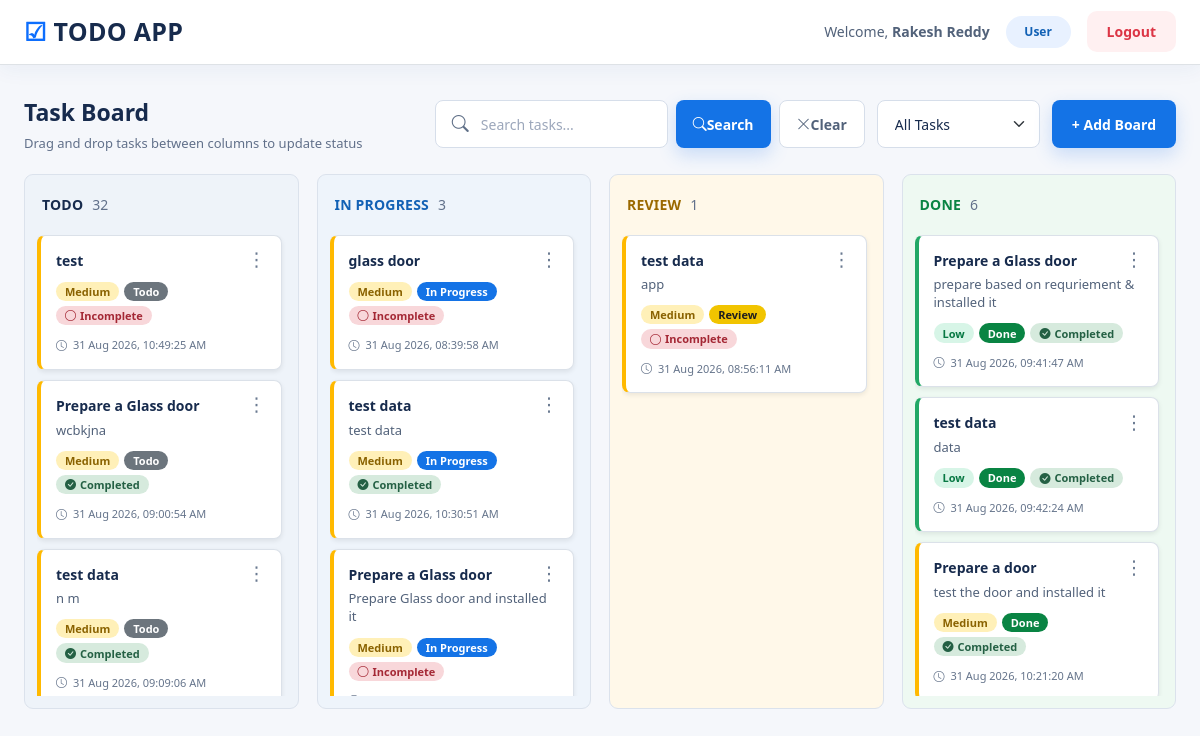
The app's page /task/index.php (signed in), older data.
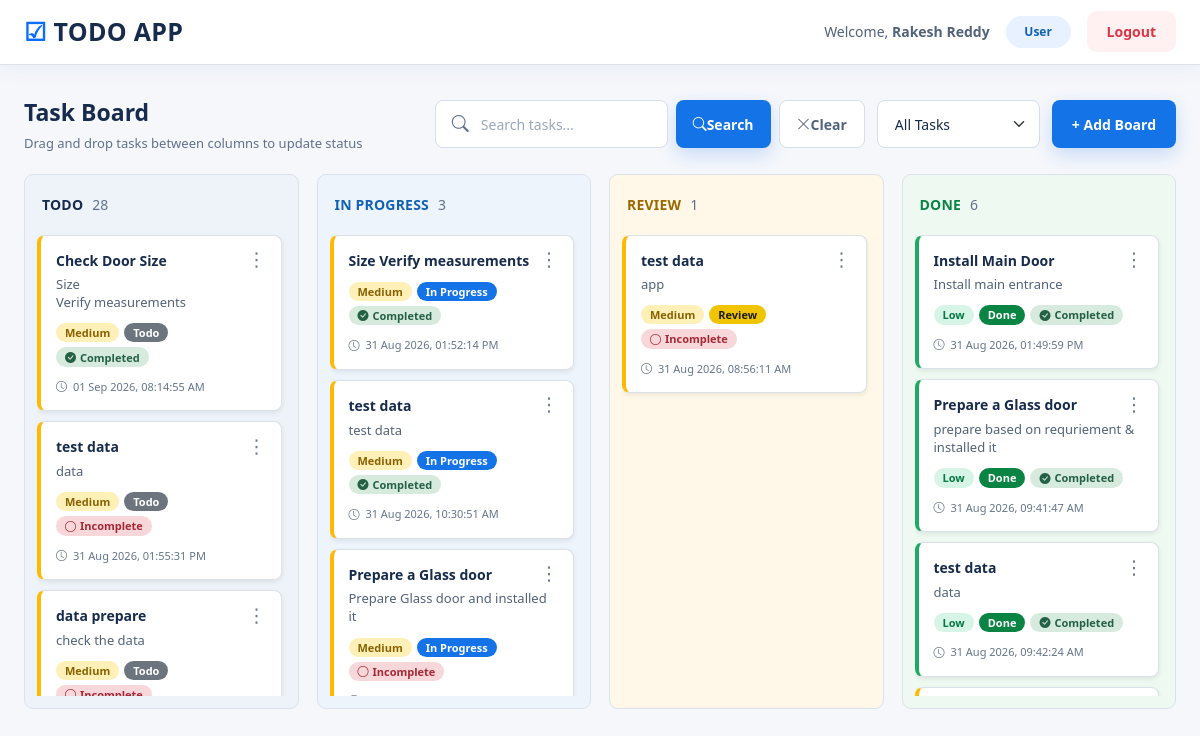
The same page, newer data.
### tables this page shows
CREATE TABLE `tasks` (
  `id` int(11) NOT NULL,
  `Task` varchar(255) NOT NULL,
  `Description` text DEFAULT NULL,
  `status` tinyint(4) NOT NULL DEFAULT 1,
  `is_completed` tinyint(1) NOT NULL DEFAULT 0,
  `priority` enum('High','Medium','Low') NOT NULL DEFAULT 'Medium',
  `progress` enum('Todo','In Progress','Review','Done') NOT NULL DEFAULT 'Todo',
  `addedDate` timestamp NOT NULL DEFAULT current_timestamp(),
  `editedDate` timestamp NOT NULL DEFAULT current_timestamp() ON UPDATE current_timestamp()
);

### task/index.php (the view, shortened to what the rows shown need)
<?php
require_once __DIR__ . "/../config/database.php";
$where_sql = "";
$sql = "
    SELECT
        id,
        task,
        description,
        status,
        priority,
        progress,
        is_completed,
        addedDate,
        editedDate
    FROM tasks
    $where_sql
    ORDER BY id DESC
";
$stmt = mysqli_prepare($conn, $sql);
mysqli_stmt_execute($stmt);
$result = mysqli_stmt_get_result($stmt);
$todo_tasks = [];
$in_progress_tasks = [];
$review_tasks = [];
$done_tasks = [];
while ($row = mysqli_fetch_assoc($result)) {
    if ($row["progress"] === "Todo") {
        $todo_tasks[] = $row;
    }
    elseif ($row["progress"] === "In Progress") {
        $in_progress_tasks[] = $row;
    }
    elseif ($row["progress"] === "Review") {
        $review_tasks[] = $row;
    }
    elseif ($row["progress"] === "Done") {
        $done_tasks[] = $row;
    }
}
function getPriorityClass($priority)
{
    switch ($priority) {
        case "Medium":
            return "priority-medium";
        case "Low":
            return "priority-low";
    }
}
function getProgressClass($progress)
{
    switch ($progress) {
        case "Todo":
            return "progress-todo";
        case "In Progress":
            return "progress-progress";
        case "Review":
            return "progress-review";
        case "Done":
            return "progress-done";
    }
}
function formatTaskDate($date)
{
    $timestamp = strtotime($date);
    return date(
        "d M Y, h:i:s A",
        $timestamp
    );
}
?>
<!DOCTYPE html>
<html lang="en">
<head>
<link
    href="https://cdn.jsdelivr.net/npm/bootstrap@5.3.3/dist/css/bootstrap.min.css"
    rel="stylesheet"
>
<link
    rel="stylesheet"
    href="https://cdn.jsdelivr.net/npm/bootstrap-icons@1.11.3/font/bootstrap-icons.min.css"
>
<link
    rel="stylesheet"
    href="../assets/style.css"
>
</head>
<body>
<div class="container-fluid px-3 px-md-4 main-container">
<div class="board-wrapper">
<div class="task-board">
<div
    class="task-column"
    data-progress="Todo"
>
    <div class="task-list">
        <?php foreach ($todo_tasks as $task): ?>
            <div
                class="task-card <?= htmlspecialchars(getPriorityClass($task["priority"])) ?>"
                draggable="true"
                data-task-id="<?= (int)$task["id"] ?>"
                data-task-title="<?= htmlspecialchars($task["task"], ENT_QUOTES, 'UTF-8') ?>"
                data-task-description="<?= htmlspecialchars($task["description"] ?? "", ENT_QUOTES, 'UTF-8') ?>"
                data-task-priority="<?= htmlspecialchars($task["priority"], ENT_QUOTES, 'UTF-8') ?>"
                data-task-progress="<?= htmlspecialchars($task["progress"], ENT_QUOTES, 'UTF-8') ?>"
                data-task-completed="<?= ((int)$task["is_completed"] === 1) ? "Complete" : "Incomplete" ?>"
                data-task-status="<?= ((int)$task["status"] === 1) ? "Active" : "Inactive" ?>"
                data-task-added="<?= htmlspecialchars(formatTaskDate($task["addedDate"]), ENT_QUOTES, 'UTF-8') ?>"
                data-task-edited="<?= htmlspecialchars(formatTaskDate($task["editedDate"]), ENT_QUOTES, 'UTF-8') ?>"
            >
                <div class="task-title">
                    <?= htmlspecialchars($task["task"]) ?>
                </div>
                <?php if (!empty($task["description"])): ?>
                    <div class="task-description">
                        <?= nl2br(htmlspecialchars($task["description"])) ?>
                    </div>
                <?php endif; ?>
                <div class="task-meta">
                    <span class="priority-badge">
                        <?= htmlspecialchars($task["priority"]) ?>
                    </span>
                    <span
                        class="progress-badge <?= htmlspecialchars(getProgressClass($task["progress"])) ?>"
                    >
                        <?= htmlspecialchars($task["progress"]) ?>
                    </span>
                    <?php if ((int)$task["is_completed"] === 1): ?>
                        <span class="completion-badge completed">
                            <i class="bi bi-check-circle-fill"></i>
                            Completed
                        </span>
                    <?php else: ?>
                        <span class="completion-badge incomplete">
                            <i class="bi bi-circle"></i>
                            Incomplete
                        </span>
                    <?php endif; ?>
                </div>
                <?php if (!empty($task["editedDate"])): ?>
                    <div class="task-date">
                        <i class="bi bi-clock"></i>
                        <?= htmlspecialchars(formatTaskDate($task["editedDate"])) ?>
                    </div>
                <?php endif; ?>
                <div class="task-menu">
                    <button
                        type="button"
                        class="task-menu-button"
                        aria-label="Task menu"
                    >
                        ⋮
                    </button>
                </div>
            </div>
        <?php endforeach; ?>
    </div>
</div>
<div
    class="task-column"
    data-progress="In Progress"
>
    <div class="task-list">
        <?php foreach ($in_progress_tasks as $task): ?>
            <div
                class="task-card <?= htmlspecialchars(getPriorityClass($task["priority"])) ?>"
                draggable="true"
                data-task-id="<?= (int)$task["id"] ?>"
                data-task-title="<?= htmlspecialchars($task["task"], ENT_QUOTES, 'UTF-8') ?>"
                data-task-description="<?= htmlspecialchars($task["description"] ?? "", ENT_QUOTES, 'UTF-8') ?>"
                data-task-priority="<?= htmlspecialchars($task["priority"], ENT_QUOTES, 'UTF-8') ?>"
                data-task-progress="<?= htmlspecialchars($task["progress"], ENT_QUOTES, 'UTF-8') ?>"
                data-task-completed="<?= ((int)$task["is_completed"] === 1) ? "Complete" : "Incomplete" ?>"
                data-task-status="<?= ((int)$task["status"] === 1) ? "Active" : "Inactive" ?>"
                data-task-added="<?= htmlspecialchars(formatTaskDate($task["addedDate"]), ENT_QUOTES, 'UTF-8') ?>"
                data-task-edited="<?= htmlspecialchars(formatTaskDate($task["editedDate"]), ENT_QUOTES, 'UTF-8') ?>"
            >
                <div class="task-title">
                    <?= htmlspecialchars($task["task"]) ?>
                </div>
                <?php if (!empty($task["description"])): ?>
                    <div class="task-description">
                        <?= nl2br(htmlspecialchars($task["description"])) ?>
                    </div>
                <?php endif; ?>
                <div class="task-meta">
                    <span class="priority-badge">
                        <?= htmlspecialchars($task["priority"]) ?>
                    </span>
                    <span
                        class="progress-badge <?= htmlspecialchars(getProgressClass($task["progress"])) ?>"
                    >
                        <?= htmlspecialchars($task["progress"]) ?>
                    </span>
                    <?php if ((int)$task["is_completed"] === 1): ?>
                        <span class="completion-badge completed">
                            <i class="bi bi-check-circle-fill"></i>
                            Completed
                        </span>
                    <?php else: ?>
                        <span class="completion-badge incomplete">
                            <i class="bi bi-circle"></i>
                            Incomplete
                        </span>
                    <?php endif; ?>
                </div>
                <?php if (!empty($task["editedDate"])): ?>
                    <div class="task-date">
                        <i class="bi bi-clock"></i>
                        <?= htmlspecialchars(formatTaskDate($task["editedDate"])) ?>
                    </div>
                <?php endif; ?>
                <div class="task-menu">
                    <button
                        type="button"
                        class="task-menu-button"
                        aria-label="Task menu"
                    >
                        ⋮
                    </button>
                </div>
            </div>
        <?php endforeach; ?>
    </div>
</div>
<div
    class="task-column"
    data-progress="Review"
>
    <div class="task-list">
        <?php foreach ($review_tasks as $task): ?>
            <div
                class="task-card <?= htmlspecialchars(getPriorityClass($task["priority"])) ?>"
                draggable="true"
                data-task-id="<?= (int)$task["id"] ?>"
                data-task-title="<?= htmlspecialchars($task["task"], ENT_QUOTES, 'UTF-8') ?>"
                data-task-description="<?= htmlspecialchars($task["description"] ?? "", ENT_QUOTES, 'UTF-8') ?>"
                data-task-priority="<?= htmlspecialchars($task["priority"], ENT_QUOTES, 'UTF-8') ?>"
                data-task-progress="<?= htmlspecialchars($task["progress"], ENT_QUOTES, 'UTF-8') ?>"
                data-task-completed="<?= ((int)$task["is_completed"] === 1) ? "Complete" : "Incomplete" ?>"
                data-task-status="<?= ((int)$task["status"] === 1) ? "Active" : "Inactive" ?>"
                data-task-added="<?= htmlspecialchars(formatTaskDate($task["addedDate"]), ENT_QUOTES, 'UTF-8') ?>"
                data-task-edited="<?= htmlspecialchars(formatTaskDate($task["editedDate"]), ENT_QUOTES, 'UTF-8') ?>"
            >
                <div class="task-title">
                    <?= htmlspecialchars($task["task"]) ?>
                </div>
                <?php if (!empty($task["description"])): ?>
                    <div class="task-description">
                        <?= nl2br(htmlspecialchars($task["description"])) ?>
                    </div>
                <?php endif; ?>
                <div class="task-meta">
                    <span class="priority-badge">
                        <?= htmlspecialchars($task["priority"]) ?>
                    </span>
                    <span
                        class="progress-badge <?= htmlspecialchars(getProgressClass($task["progress"])) ?>"
                    >
                        <?= htmlspecialchars($task["progress"]) ?>
                    </span>
                    <?php if ((int)$task["is_completed"] === 1): ?>
                        <span class="completion-badge completed">
                            <i class="bi bi-check-circle-fill"></i>
                            Completed
                        </span>
                    <?php else: ?>
                        <span class="completion-badge incomplete">
                            <i class="bi bi-circle"></i>
                            Incomplete
                        </span>
                    <?php endif; ?>
                </div>
                <?php if (!empty($task["editedDate"])): ?>
                    <div class="task-date">
                        <i class="bi bi-clock"></i>
                        <?= htmlspecialchars(formatTaskDate($task["editedDate"])) ?>
                    </div>
                <?php endif; ?>
                <div class="task-menu">
                    <button
                        type="button"
                        class="task-menu-button"
                        aria-label="Task menu"
                    >
                        ⋮
                    </button>
                </div>
            </div>
        <?php endforeach; ?>
    </div>
</div>
<div
    class="task-column"
    data-progress="Done"
>
    <div class="task-list">
        <?php foreach ($done_tasks as $task): ?>
            <div
                class="task-card <?= htmlspecialchars(getPriorityClass($task["priority"])) ?>"
                draggable="true"
                data-task-id="<?= (int)$task["id"] ?>"
                data-task-title="<?= htmlspecialchars($task["task"], ENT_QUOTES, 'UTF-8') ?>"
                data-task-description="<?= htmlspecialchars($task["description"] ?? "", ENT_QUOTES, 'UTF-8') ?>"
                data-task-priority="<?= htmlspecialchars($task["priority"], ENT_QUOTES, 'UTF-8') ?>"
                data-task-progress="<?= htmlspecialchars($task["progress"], ENT_QUOTES, 'UTF-8') ?>"
                data-task-completed="<?= ((int)$task["is_completed"] === 1) ? "Complete" : "Incomplete" ?>"
                data-task-status="<?= ((int)$task["status"] === 1) ? "Active" : "Inactive" ?>"
                data-task-added="<?= htmlspecialchars(formatTaskDate($task["addedDate"]), ENT_QUOTES, 'UTF-8') ?>"
                data-task-edited="<?= htmlspecialchars(formatTaskDate($task["editedDate"]), ENT_QUOTES, 'UTF-8') ?>"
            >
                <div class="task-title">
                    <?= htmlspecialchars($task["task"]) ?>
                </div>
                <?php if (!empty($task["description"])): ?>
                    <div class="task-description">
                        <?= nl2br(htmlspecialchars($task["description"])) ?>
                    </div>
                <?php endif; ?>
                <div class="task-meta">
                    <span class="priority-badge">
                        <?= htmlspecialchars($task["priority"]) ?>
                    </span>
                    <span
                        class="progress-badge <?= htmlspecialchars(getProgressClass($task["progress"])) ?>"
                    >
                        <?= htmlspecialchars($task["progress"]) ?>
                    </span>
                    <?php if ((int)$task["is_completed"] === 1): ?>
                        <span class="completion-badge completed">
                            <i class="bi bi-check-circle-fill"></i>
                            Completed
                        </span>
                    <?php endif; ?>
                </div>
                <?php if (!empty($task["editedDate"])): ?>
                    <div class="task-date">
                        <i class="bi bi-clock"></i>
                        <?= htmlspecialchars(formatTaskDate($task["editedDate"])) ?>
                    </div>
                <?php endif; ?>
                <div class="task-menu">
                    <button
                        type="button"
                        class="task-menu-button"
                        aria-label="Task menu"
                    >
                        ⋮
                    </button>
                </div>
            </div>
        <?php endforeach; ?>
    </div>
</div>
</div>
</div>
</div>
</body>
</html>

Row changes from the older to the newer data that the page shows:
removed tasks: Task "test", priority "Medium", progress "Todo", is_completed 0 (drawn), editedDate "31 Aug 2026, 10:49:25 AM"
removed tasks: Task "Prepare a Glass door", Description "wcbkjna", priority "Medium", progress "Todo", is_completed 1 (drawn), editedDate "31 Aug 2026, 09:00:54 AM"
removed tasks: Task "test data", Description "n m", priority "Medium", progress "Todo", is_completed 1 (drawn), editedDate "31 Aug 2026, 09:09:06 AM"
no longer on this page (row unchanged): tasks: Task "Prepare a door", Description "test the door and installed it", priority "Medium", progress "Done", is_completed 1 (drawn), editedDate "31 Aug 2026, 10:21:20 AM"
added tasks: Task "Check Door Size", Description "Size Verify measurements", priority "Medium", progress "Todo", is_completed 1 (drawn), editedDate "01 Sep 2026, 08:14:55 AM"
now on this page (row edited): tasks: Task "test data", Description "data", priority "Medium", progress "Todo", is_completed 0 (drawn), editedDate "31 Aug 2026, 01:55:31 PM"
now on this page (row edited): tasks: Task "data prepare", Description "check the data", priority "Medium", progress "Todo", is_completed 0 (drawn)
changed tasks: Task "glass door" → "Size Verify measurements"; editedDate "31 Aug 2026, 08:39:58 AM" → "31 Aug 2026, 01:52:14 PM"; is_completed "Incomplete" → "Completed"
added tasks: Task "Install Main Door", Description "Install main entrance", priority "Low", progress "Done", is_completed 1 (drawn), editedDate "31 Aug 2026, 01:49:59 PM"
Text that changed along with them:
count($todo_tasks): "32" → "28"
